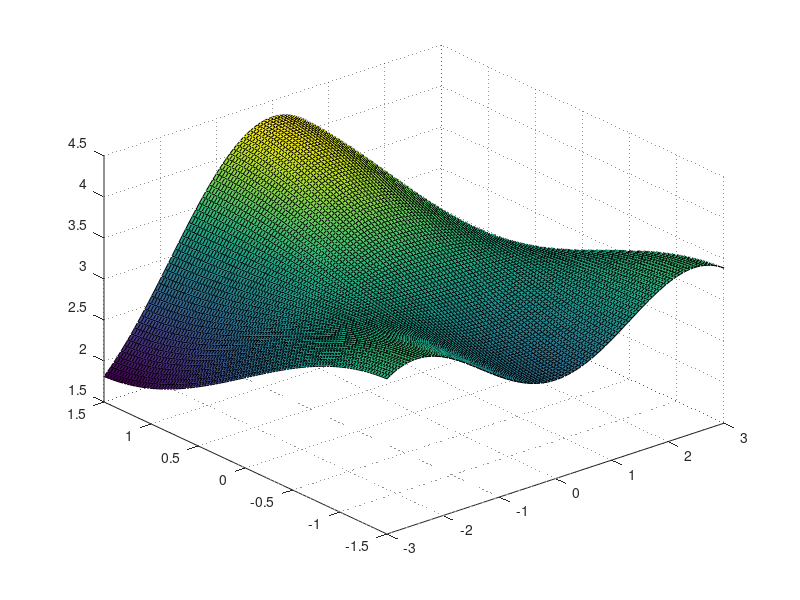

Here is the MATLAB script that generated this plot: (Note: this script raises an error after producing the figure.)
% 第一型曲线积分（曲面墙）高级可视化代码
clear; clc; close all;

% ================= 设置高颜值图形窗口 =================
fig = figure('Name', '第一型曲线积分几何意义', 'Color', 'w', 'Position', [150, 150, 900, 700]);
% 设置视角和坐标轴样式
axes('Parent', fig, 'NextPlot', 'add', 'View', [-40, 35], 'GridLineStyle', ':', 'GridAlpha', 0.5);
grid on;

% ================= 1. 定义几何元素 =================
% 定义底面曲线 L 的参数方程 (这里用一个有点弧度的S型曲线，视觉效果更好)
t = linspace(-2.5, 2.5, 200); 
x_L = t;                  
y_L = sin(1.2 * t); 

% 定义上方曲面 z = f(x,y) (造一个有高低起伏的漂亮曲面)
f = @(x, y) 3.5 + 0.8*cos(x) .* sin(y) - 0.1*x.^2; 

% 计算顶端贴合在曲面上的曲线高度
z_L_top = f(x_L, y_L); 

% ================= 2. 绘制顶部半透明曲面 =================
[X_grid, Y_grid] = meshgrid(linspace(-3, 3, 100), linspace(-1.5, 1.5, 100));
Z_grid = f(X_grid, Y_grid);
surf1 = surf(X_grid, Y_grid, Z_grid);
surf1.EdgeColor = 'none';     % 隐藏网格线，使其更平滑
surf1.FaceAlpha = 0.5;        % 设置半透明度
colormap(turbo);              % 使用对比度更好、更现代的 turbo 色谱

% ================= 3. 绘制中间的积分"柱面墙" =================
v = linspace(0, 1, 60); % 垂直方向的插值
[T, V] = meshgrid(t, v);
X_wall = T;
Y_wall = sin(1.2 * T);
Z_wall = V .* f(X_wall, Y_wall); % 从 z=0 拉伸到 z=f(x,y)

surf2 = surf(X_wall, Y_wall, Z_wall);
surf2.EdgeColor = 'none';
surf2.FaceColor = [0.55 0.6 0.65]; % 使用高级冷灰色作为墙面
surf2.FaceAlpha = 0.85;            % 墙面透明度调高一点，增加厚重感

% ================= 4. 绘制底面与顶面的边界线 =================
% 底部地面准线 (黑色加粗)
plot3(x_L, y_L, zeros(size(t)), 'k', 'LineWidth', 3.5); 
% 顶部贴合线 (红色加粗，更醒目)
plot3(x_L, y_L, z_L_top, 'r', 'LineWidth', 3); 

% ================= 5. 添加光照与平滑渲染 (核心美化) =================
shading interp;       % 颜色平滑插值过渡
camlight('headlight');% 添加摄像机视角的补光灯
lighting gouraud;     % 采用 Gouraud 光照算法，让模型有真实的立体阴影
material dull;        % 材质设置为哑光，避免过度反光导致看不清

% ================= 6. 标签与排版 =================
xlabel('X 轴', 'FontSize', 12, 'FontWeight', 'bold');
ylabel('Y 轴', 'FontSize', 12, 'FontWeight', 'bold');
zlabel('Z 轴 (函数值)', 'FontSize', 12, 'FontWeight', 'bold');
title('第一型曲线积分柱面面积的可视化', 'FontSize', 16, 'FontWeight', 'bold');

% 调整坐标轴字体和粗细
ax = gca;
ax.FontSize = 11;
ax.LineWidth = 1.1;

hold off;
